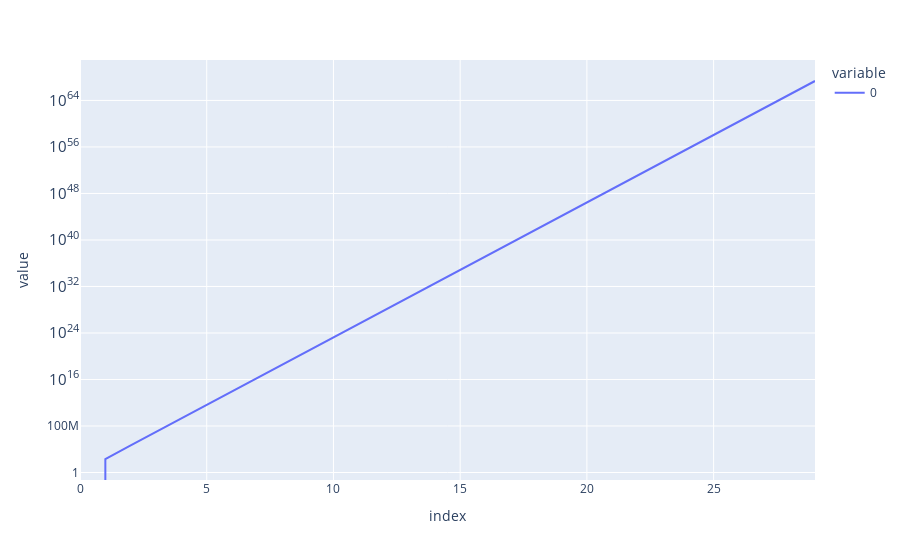

Notebook cell for this chart:
### Code cell
plt.line(S_1_meanWaits, log_y=True)

### Figure 1 — Plotly figure (JSON) as saved in the notebook; plotly's stock layout.template omitted (floating-point values rounded to 4 significant figures)
{"data": [{"hovertemplate": "variable=0<br>index=%{x}<br>value=%{y}<extra></extra>", "legendgroup": "0", "line": {"color": "#636efa", "dash": "solid"}, "marker": {"symbol": "circle"}, "mode": "lines", "name": "0", "orientation": "v", "showlegend": true, "type": "scatter", "x": [0, 1, 2, 3, 4, 5, 6, 7, 8, 9, 10, 11, 12, 13, 14, 15, 16, 17, 18, 19, 20, 21, 22, 23, 24, 25, 26, 27, 28, 29], "xaxis": "x", "y": [0, 210, 44310, 9305310, 1954115310, 410364215310, 86176485215310, 18097061895215310, 3800382997995215400, 798080429578995200000, 1.676e+23, 3.52e+25, 7.391e+27, 1.552e+30, 3.259e+32, 6.845e+34, 1.437e+37, 3.019e+39, 6.339e+41, 1.331e+44, 2.795e+46, 5.871e+48, 1.233e+51, 2.589e+53, 5.437e+55, 1.142e+58, 2.398e+60, 5.035e+62, 1.057e+65, 2.22e+67], "yaxis": "y"}], "layout": {"legend": {"title": {"text": "variable"}, "tracegroupgap": 0}, "margin": {"t": 60}, "xaxis": {"anchor": "y", "domain": [0, 1], "title": {"text": "index"}}, "yaxis": {"anchor": "x", "domain": [0, 1], "title": {"text": "value"}, "type": "log"}}}
